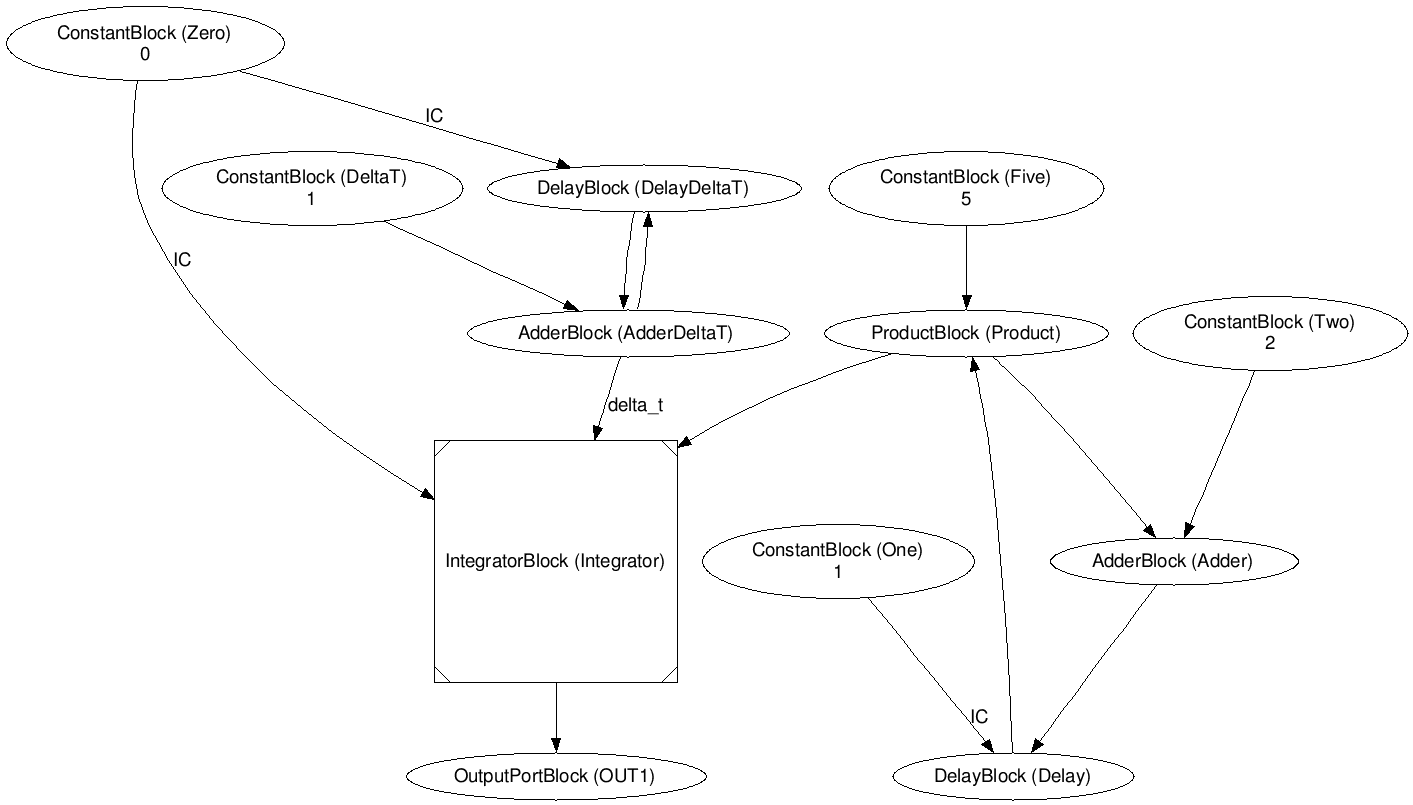

Source code (Python):
#!/usr/bin/env python
from bokeh.plotting import figure, output_file, show
from CBDMultipleOutput.Source.CBD import *
from CBDMultipleOutput.Source.CBDDraw import draw
from CBDMultipleOutput.Source.LatexWriter import *

class CBDSimulation(CBD):
    def __init__(self, block_name):
        CBD.__init__(self, block_name, input_ports=[], output_ports=["OUT1"])
        #Blocks
        self.addBlock(ConstantBlock("Zero",0))
        self.addBlock(ConstantBlock("One",1))
        self.addBlock(ConstantBlock("Two", 2))
        self.addBlock(ConstantBlock("Five", 5))
        self.addBlock(ConstantBlock("DeltaT", 1))

        self.addBlock(DelayBlock("DelayDeltaT"))
        self.addBlock(AdderBlock("AdderDeltaT"))

        self.addBlock(DelayBlock("Delay"))
        self.addBlock(ProductBlock("Product"))
        self.addBlock(AdderBlock("Adder"))
        self.addBlock(IntegratorBlock("Integrator"))

        #DeltaT
        self.addConnection("AdderDeltaT", "DelayDeltaT", output_port_name="OUT1")
        self.addConnection("Zero", "DelayDeltaT", output_port_name="OUT1", input_port_name="IC")

        self.addConnection("DelayDeltaT", "AdderDeltaT")
        self.addConnection("DeltaT", "AdderDeltaT")

        #Loop
        self.addConnection("Product", "Integrator")
        self.addConnection("AdderDeltaT", "Integrator", output_port_name="OUT1", input_port_name="delta_t")
        self.addConnection("Zero", "Integrator", output_port_name="OUT1", input_port_name="IC")

        self.addConnection("Adder", "Delay", output_port_name="OUT1")
        self.addConnection("One", "Delay", output_port_name="OUT1", input_port_name="IC")

        self.addConnection("Five", "Product")
        self.addConnection("Delay", "Product")

        self.addConnection("Two", "Adder")
        self.addConnection("Product", "Adder")

        #output
        self.addConnection("Integrator", "OUT1", output_port_name="OUT1")

cbd = CBDSimulation("CBDSimulation")
draw(cbd, "CBDSimulation.dot")
cbd.run(5)

times = []
output = []

for timeValuePair in cbd.getSignal("OUT1"):
    times.append(timeValuePair.time)
    output.append(timeValuePair.value)

print output, times

#Plot
# output_file("./number_gen.html", title="Even Numbers")
p = figure(title="CBD Simulator", x_axis_label='time', y_axis_label='N')
p.circle(x=times, y=output)
show(p)
